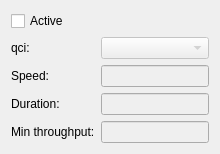
      <widget class="QWidget" name="StrzemUl">
       <attribute name="title">
        <string>Stream Ul</string>
       </attribute>
       <layout class="QGridLayout" name="gridLayout_6">
        <item row="1" column="0">
         <widget class="QLabel" name="label_29">
          <property name="text">
           <string>qci:</string>
          </property>
         </widget>
        </item>
        <item row="1" column="1">
         <widget class="QComboBox" name="comboBoxStreamUlQci">
          <property name="enabled">
           <bool>false</bool>
          </property>
          <item>
           <property name="text">
            <string/>
           </property>
          </item>
          <item>
           <property name="text">
            <string>1</string>
           </property>
          </item>
          <item>
           <property name="text">
            <string>2</string>
           </property>
          </item>
          <item>
           <property name="text">
            <string>3</string>
           </property>
          </item>
          <item>
           <property name="text">
            <string>4</string>
           </property>
          </item>
          <item>
           <property name="text">
            <string>5</string>
           </property>
          </item>
          <item>
           <property name="text">
            <string>6</string>
           </property>
          </item>
          <item>
           <property name="text">
            <string>7</string>
           </property>
          </item>
          <item>
           <property name="text">
            <string>8</string>
           </property>
          </item>
          <item>
           <property name="text">
            <string>9</string>
           </property>
          </item>
         </widget>
        </item>
        <item row="2" column="0">
         <widget class="QLabel" name="label_21">
          <property name="text">
           <string>Speed:</string>
          </property>
         </widget>
        </item>
        <item row="2" column="1">
         <widget class="QLineEdit" name="lineEditStreamUlSpeed">
          <property name="enabled">
           <bool>false</bool>
          </property>
         </widget>
        </item>
        <item row="3" column="0">
         <widget class="QLabel" name="label_28">
          <property name="text">
           <string>Duration:</string>
          </property>
         </widget>
        </item>
        <item row="4" column="1">
         <widget class="QLineEdit" name="lineEditStreamUlMinThroughput">
          <property name="enabled">
           <bool>false</bool>
          </property>
         </widget>
        </item>
        <item row="3" column="1">
         <widget class="QLineEdit" name="lineEditStreamUlDuration">
          <property name="enabled">
           <bool>false</bool>
          </property>
         </widget>
        </item>
        <item row="4" column="0">
         <widget class="QLabel" name="label_20">
          <property name="text">
           <string>Min throughput:</string>
          </property>
         </widget>
        </item>
        <item row="0" column="0">
         <widget class="QCheckBox" name="checkBoxStreamUl">
          <property name="text">
           <string>Active</string>
          </property>
         </widget>
        </item>
       </layout>
      </widget>
